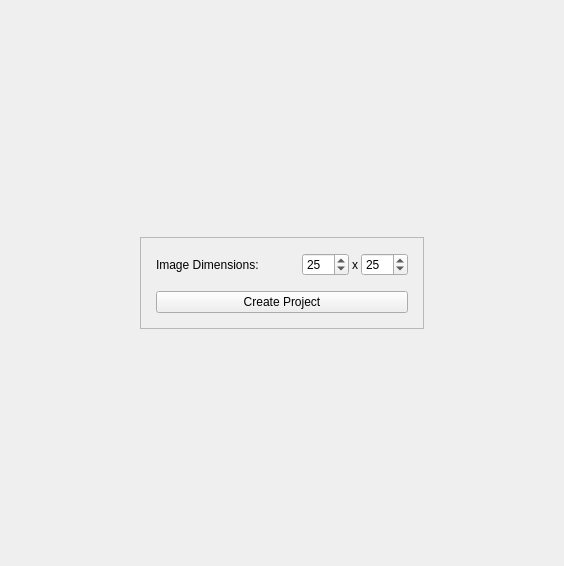
<?xml version="1.0" encoding="UTF-8"?>
<ui version="4.0">
 <class>SpriteSetup</class>
 <widget class="QWidget" name="SpriteSetup">
  <property name="geometry">
   <rect>
    <x>0</x>
    <y>0</y>
    <width>564</width>
    <height>566</height>
   </rect>
  </property>
  <property name="windowTitle">
   <string>Form</string>
  </property>
  <layout class="QHBoxLayout" name="horizontalLayout">
   <item>
    <spacer name="leftSpacer">
     <property name="orientation">
      <enum>Qt::Orientation::Horizontal</enum>
     </property>
     <property name="sizeHint" stdset="0">
      <size>
       <width>40</width>
       <height>20</height>
      </size>
     </property>
    </spacer>
   </item>
   <item>
    <layout class="QVBoxLayout" name="centerLayout">
     <item>
      <spacer name="topSpacer">
       <property name="orientation">
        <enum>Qt::Orientation::Vertical</enum>
       </property>
       <property name="sizeHint" stdset="0">
        <size>
         <width>20</width>
         <height>40</height>
        </size>
       </property>
      </spacer>
     </item>
     <item>
      <widget class="QFrame" name="dialogFrame">
       <property name="sizePolicy">
        <sizepolicy hsizetype="Preferred" vsizetype="Preferred">
         <horstretch>0</horstretch>
         <verstretch>0</verstretch>
        </sizepolicy>
       </property>
       <property name="minimumSize">
        <size>
         <width>40</width>
         <height>40</height>
        </size>
       </property>
       <property name="frameShape">
        <enum>QFrame::Shape::StyledPanel</enum>
       </property>
       <property name="frameShadow">
        <enum>QFrame::Shadow::Raised</enum>
       </property>
       <layout class="QVBoxLayout" name="verticalLayout">
        <property name="spacing">
         <number>15</number>
        </property>
        <property name="leftMargin">
         <number>15</number>
        </property>
        <property name="topMargin">
         <number>15</number>
        </property>
        <property name="rightMargin">
         <number>15</number>
        </property>
        <property name="bottomMargin">
         <number>15</number>
        </property>
        <item>
         <layout class="QHBoxLayout" name="dimensionEntry">
          <property name="spacing">
           <number>3</number>
          </property>
          <item>
           <widget class="QLabel" name="dimensionsLabel">
            <property name="text">
             <string>Image Dimensions:</string>
            </property>
           </widget>
          </item>
          <item>
           <spacer name="dimensionEntrySpacer">
            <property name="orientation">
             <enum>Qt::Orientation::Horizontal</enum>
            </property>
            <property name="sizeHint" stdset="0">
             <size>
              <width>40</width>
              <height>20</height>
             </size>
            </property>
           </spacer>
          </item>
          <item>
           <widget class="QSpinBox" name="widthSpinBox">
            <property name="minimum">
             <number>2</number>
            </property>
            <property name="maximum">
             <number>128</number>
            </property>
            <property name="value">
             <number>25</number>
            </property>
           </widget>
          </item>
          <item>
           <widget class="QLabel" name="xLabel">
            <property name="text">
             <string>x</string>
            </property>
            <property name="alignment">
             <set>Qt::AlignmentFlag::AlignCenter</set>
            </property>
           </widget>
          </item>
          <item>
           <widget class="QSpinBox" name="heightSpinBox">
            <property name="minimum">
             <number>2</number>
            </property>
            <property name="maximum">
             <number>128</number>
            </property>
            <property name="value">
             <number>25</number>
            </property>
           </widget>
          </item>
         </layout>
        </item>
        <item>
         <widget class="QPushButton" name="createButton">
          <property name="text">
           <string>Create Project</string>
          </property>
         </widget>
        </item>
       </layout>
      </widget>
     </item>
     <item>
      <spacer name="bottomSpacer">
       <property name="orientation">
        <enum>Qt::Orientation::Vertical</enum>
       </property>
       <property name="sizeHint" stdset="0">
        <size>
         <width>20</width>
         <height>40</height>
        </size>
       </property>
      </spacer>
     </item>
    </layout>
   </item>
   <item>
    <spacer name="rightSpacer">
     <property name="orientation">
      <enum>Qt::Orientation::Horizontal</enum>
     </property>
     <property name="sizeHint" stdset="0">
      <size>
       <width>40</width>
       <height>20</height>
      </size>
     </property>
    </spacer>
   </item>
  </layout>
 </widget>
 <resources/>
 <connections/>
</ui>
